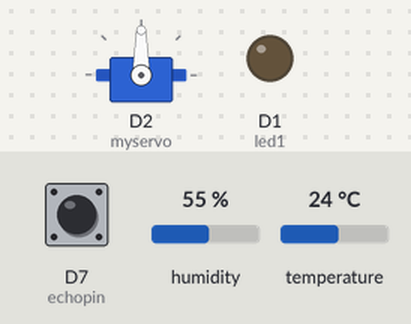
Recording of a sketch running on a simulated ESP8266 (NodeMCU). Parts: servo, output pins drawn as LEDs (lit = HIGH). The test bench sets the inputs (shaded band); at power-on: D7 (echopin) LOW, humidity 55 %, temperature 24 °C. WiFi joins after 1.5 s; servers stay silent unless stated; no MQTT or app messages arrive unless stated; pins used as bus, display or sensor lines are not drawn; what the sketch prints to the serial monitor is not drawn.

Above: at 2.7 s.
2.8 s: D7 (echopin) pulsed HIGH 2 times (0.12 s each, 0.3 s apart)
At 3.4 s:
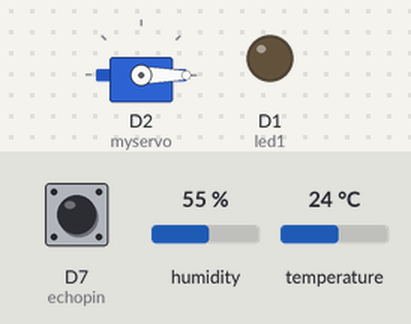
At 5.4 s:
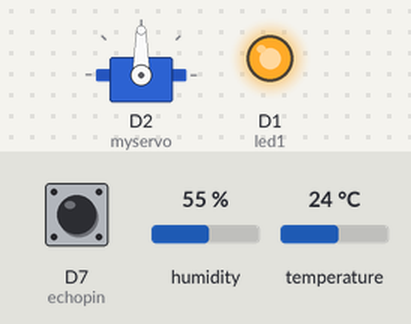
Timing chart, 0 to 6.9 s (numbered marks = the images above; inputs shaded):
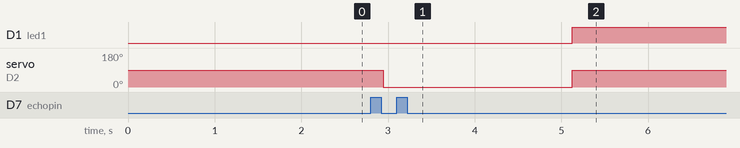

The sketch:

ultrasonic4_team_82.ino
```cpp
#include <Servo.h>
#include "DHT.h"
#include <ESP8266WiFi.h>
#include <PubSubClient.h>
#define DHTPIN D3    // what pin we're connected to
#define DHTTYPE DHT11   // define type of sensor DHT 11
#define ORG "9h59w9"
#define DEVICE_TYPE "ruthvik1234"
#define DEVICE_ID "12345678"
#define TOKEN "987654321"

const char* ssid = "Moturi";
const char* password = "88046143";
String command;
const int trigpin= D8;
//const int trigpin2= D8;
const int echopin= D7;
//const int echopin2= D4;
const int led1= D1;
//const int led2= D6;
char server[] = ORG "messaging.internetofthings.ibmcloud.com";
char topic[] = "iot-2/evt/Data/fmt/json";
char authMethod[] = "use-token-auth";
char token[] = TOKEN;
char clientId[] = "d:" ORG ":" DEVICE_TYPE ":" DEVICE_ID;

WiFiClient wifiClient;
PubSubClient client(server, 1883,wifiClient);


DHT dht (DHTPIN, DHTTYPE);


Servo myservo;
int duration;
int distance;

void setup(){
  pinMode(trigpin,OUTPUT);
//  pinMode(trigpin2,OUTPUT);
  pinMode(led1,OUTPUT);
//  pinMode(led2,OUTPUT);
  pinMode(echopin,INPUT);
  //pinMode(echopin2,INPUT);
   myservo.attach(D2);
   Serial.begin(115200);
 Serial.println();
 dht.begin();
 Serial.print("Connecting to ");
 Serial.print(ssid);
 WiFi.begin(ssid, password);
 while (WiFi.status() != WL_CONNECTED) {
 delay(500);
 Serial.print(".");
 }
 Serial.println("");

 Serial.print("WiFi connected, IP address: ");
 Serial.println(WiFi.localIP());
}


  //  #define DHTPIN D4    // what pin we're connected to
  //#define DHTTYPE DHT11   // define type of sensor DHT 11


void loop(){
  digitalWrite(trigpin,HIGH);
  delay(1000);
  digitalWrite(trigpin,LOW);
 // digitalWrite(trigpin2,HIGH);
 // digitalWrite(trigpin2,LOW);

  duration=pulseIn(echopin,HIGH);
 // duration=pulseIn(echopin2,HIGH);

  distance = duration*0.034/2;
  Serial.println(distance);

   float h = dht.readHumidity();
   float t = dht.readTemperature();
   Serial.print("humidity : ");
   Serial.print(h);
   Serial.print("%");
   Serial.print("  temperature : ");
   Serial.print(t);
   Serial.println("*C");
   int pos;
  if(distance<=3) // fill
  {
    Serial.println("dustbin is full");
    digitalWrite(led1,HIGH);

    myservo.write(90);              // tell servo to go to position in variable 'pos'
    delay(10);
  }// waits 15ms for the servo to reach the position
  else{
    Serial.println("dustbin is Empty");
    digitalWrite(led1,LOW);

    myservo.write(0);              // tell servo to go to position in variable 'pos'
    }
    PublishData(t,h,distance);
 if (!client.loop()) {
    mqttConnect();

  }
delay(100);
}
void mqttConnect() {
  if (!client.connected()) {
    Serial.print("Reconnecting MQTT client to "); Serial.println(server);
    while (!client.connect(clientId, authMethod, token)) {
      Serial.print(".");
      delay(500);
    }
    initManagedDevice();
    Serial.println();
  }
}
void initManagedDevice() {
  if (client.subscribe(topic)) {
    Serial.println("subscribe to cmd OK");
  } else {
    Serial.println("subscribe to cmd FAILED");
  }
}


void PublishData(float temp, float humid,int distance){
 if (!!!client.connected()) {
 Serial.print("Reconnecting client to ");
 Serial.println(server);
 while (!!!client.connect(clientId, authMethod, token)) {
 Serial.print(".");
 delay(500);
 }
 Serial.println();
 }
  String payload = "{\"d\":{\"temperature\":";
  payload += temp;
  payload+="," "\"humidity\":";
  payload += humid;
  payload+="," "\"distance\":";
  payload += distance;
  payload += "}}";
 Serial.print("Sending payload: ");
 Serial.println(payload);

 if (client.publish(topic, (char*) payload.c_str())) {
 Serial.println("Publish ok");
 } else {
 Serial.println("Publish failed");
 }
}
```

Measured:
- after the input at 2.8 s, D1 (led1): LOW → HIGH after 2.3 s instead of 0.73 s; servo on D2 (myservo): 90° → 0° after 0.14 s, → 90° 2.2 s later
